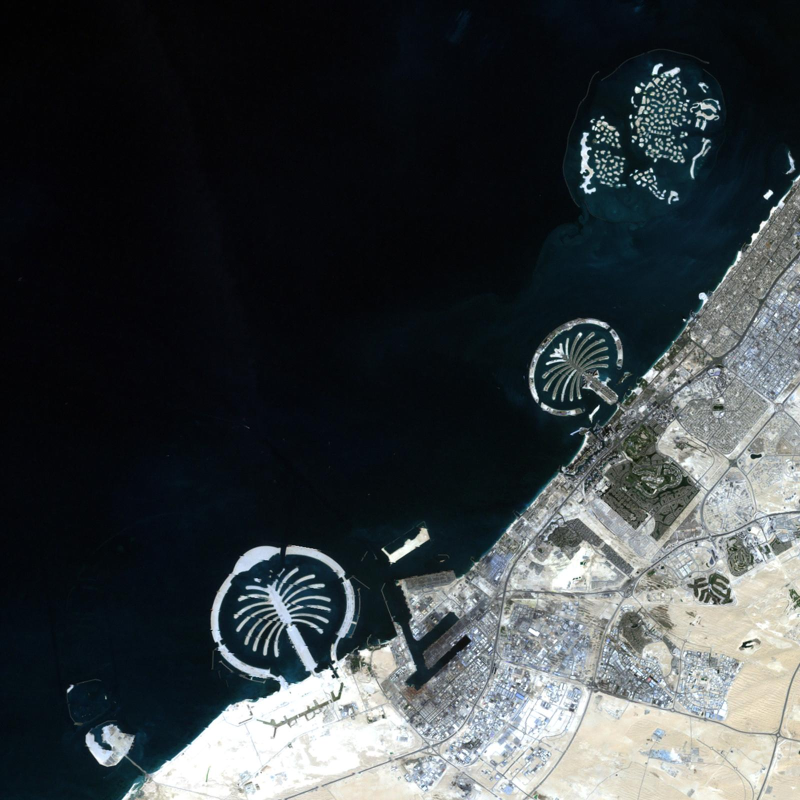
#> input picture GMM Implementation/corpus/Dubai/Dubai_11122012_md.jpg, 1600 x 1600 px (shown at 1/2 size)
$ jupyter execute Untitled.ipynb
#> lines starting #> are read from the running program, lines starting #| are printed output that depends on the picture; after the words box and inside, x2 and y2 are one past the last pixel; in counts of white or black regions, pixels touching at a corner belong together
[cell 1]
#Harish Bachu

#Python Implementation

#Paper on Unsupervised Change Detection in Satellite Images
#Using Principal Component Analysis
#and k -Means Clustering

#07 May 2020

'''
STEPS:
1. CREATE DIFFERENCE IMAGE X_d = |X1 - X2|
2. CREATE hxh NON-OVERLAPPING BLOCKS (h > 2)
3. GREATE EIGENVECTOR SPACE USING PCA
4. GENERATE 2 CLUSTERS FROM FEATURE VECTOR SPACE USING K-MEANS
5. ASSIGN EACH FEATURE VECTOR TO THE NEAREST CLUSTER\
'''

import numpy as np
import cv2
from matplotlib import pyplot as plt
from math import gcd
from sklearn.cluster import KMeans

rate = 0.9

[cell 2]
def get_blocks(X_d, H, W, h):							#Returns Vectors

	blocks = []
	for i in range(H):
		for j in range(W):
			blocks.append(np.reshape(X_d[i : i + h, j : j + h], (h**2, 1)))
	blocks = np.array(blocks)
	return blocks

[cell 3]
def get_square(blocks):									#Returns Square for generating C

	squares = []
	for i in blocks[:5]:
		j = np.array([i])
		squares.append(np.dot(j.T, j))
	return np.array(squares)

[cell 4]
def PCA(C, blocks):										#Performs PCA

	C_eigenvalue, C_eigenvector = np.linalg.eig(C)
	ids = C_eigenvalue.argsort()[::-1]
	C_eigenvalue = C_eigenvalue[ids]
	C_eigenvector = C_eigenvector[ids]
	for i in range(len(C_eigenvalue)):
		if sum(C_eigenvalue[i:]) >= rate*sum(C_eigenvalue):
			break
	eigenvector = C_eigenvector[:, i:]
	feature_vector = np.dot(blocks, eigenvector)
	return feature_vector

[cell 5]
def K_means(feature, H, W):								#K-Means Clustering for Change Detection

	label = KMeans(2).fit(feature).labels_
	c_map = np.reshape(label, (H, W))					# STEP 5
	if sum(sum(c_map == 1)) > sum(sum(c_map == 0)):
		c_map[c_map == 1] = 0
		c_map[c_map == 0] = 1
	c_map = np.abs(c_map)*255
	c_map = c_map.astype(np.uint8)
	return c_map

[cell 6]
def get_change_map(X1, X2):

	rows, cols = X1.shape
	X1 = cv2.resize(X1, (cols, rows))
	X2 = cv2.resize(X2, (cols, rows))

	X_d = cv2.absdiff(X1, X2)							# STEP 1
	H, W = X_d.shape

	h = 3												#block size

	pads = int(np.ceil(h / 2))
	X_d = np.pad(X_d, ((pads, pads), (pads, pads)))		#padding difference image

	blocks = get_blocks(X_d, H, W, h)[:,:,0]			# STEP 2
	M = int(W*H/h**2)									#M

	C = np.sum(get_square(blocks), axis = 0)/M 			#C (h^2 x h^2) matrix for eigendecomposition

	feature = PCA(C, blocks)							# STEP 3

	change_map = K_means(feature, H, W)					# STEP 4

	return X_d, change_map

[cell 7]
X1 = cv2.imread('Dubai_11122012_md.jpg', 0)
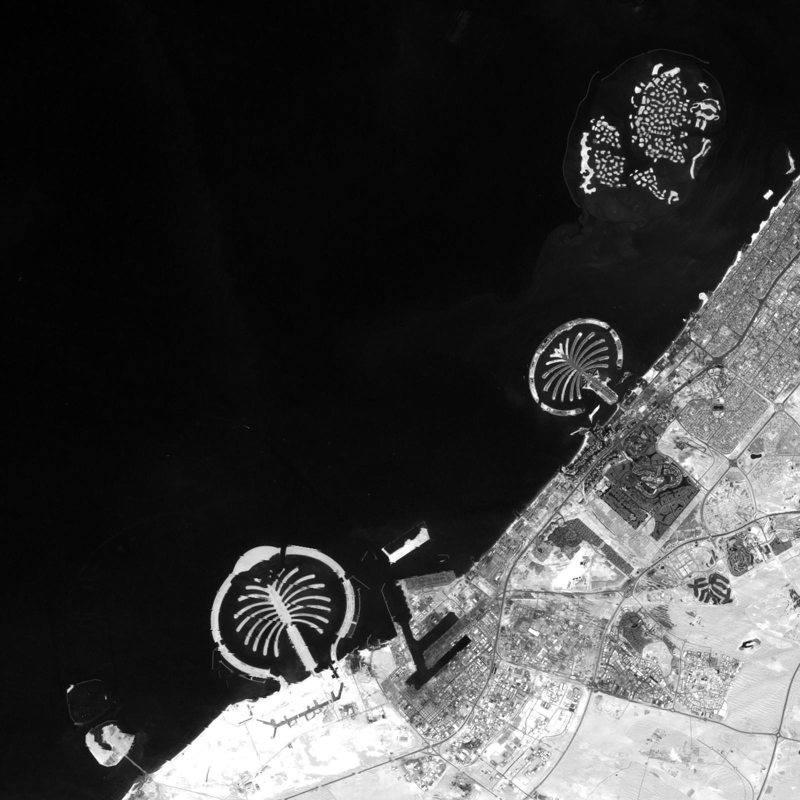
#> X1: shape (1600, 1600) (shown at 1/2 size); min 0, max 255, mean 61.8
X2 = cv2.imread('Dubai_11272000_md.jpg', 0)
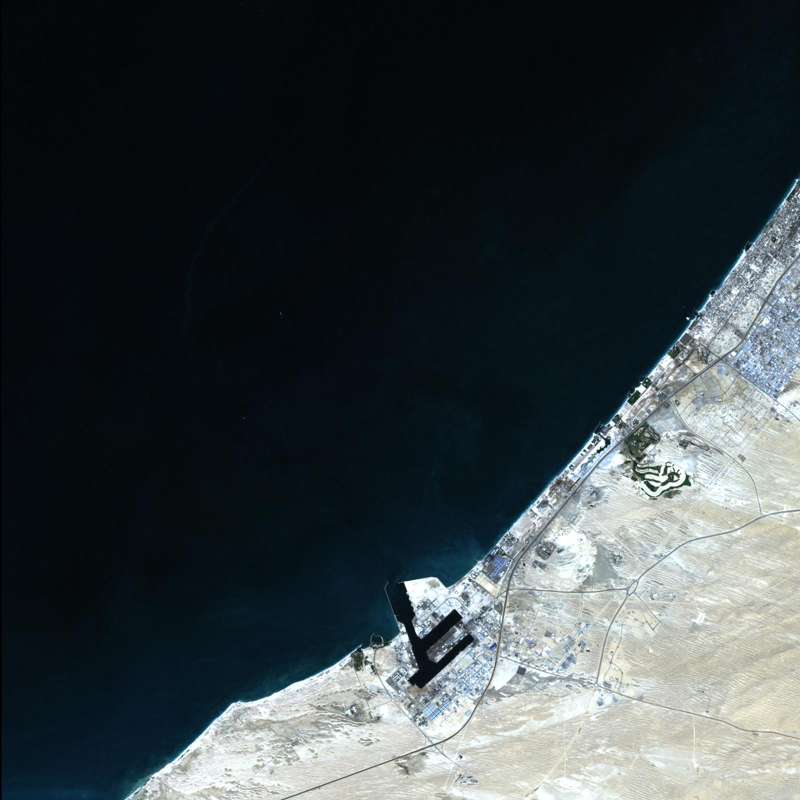
#> input picture GMM Implementation/corpus/Dubai/Dubai_11272000_md.jpg, 1600 x 1600 px (shown at 1/2 size)
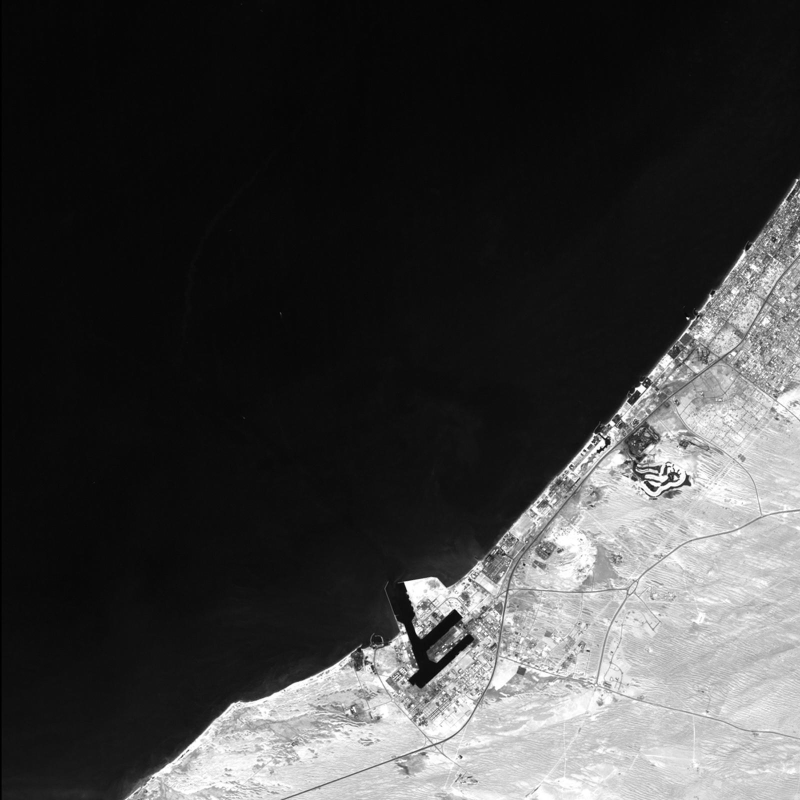
#> X2: shape (1600, 1600) (shown at 1/2 size); min 0, max 255, mean 63.3
difference, change = get_change_map(X1, X2)
#> in get_change_map, `X_d = cv2.absdiff(X1, X2)`:
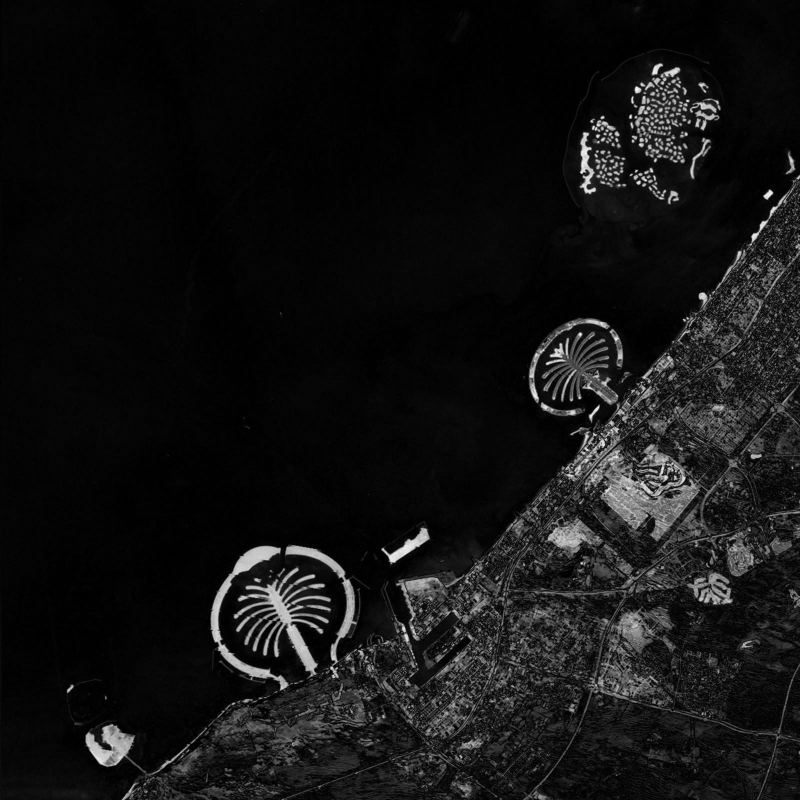
#> X_d: shape (1600, 1600) (shown at 1/2 size); min 0, max 247, mean 18.9
#> after the loop in get_blocks, `for i in range(H):`: blocks = 2560000 items
#> the loop in get_square, `for i in blocks[:5]:` made 5 passes
#> i on passes 1 to 5: [0, 0, 0, 0, 0, 0, 0, 0, 1], [0, 0, 0, 0, 0, 0, 0, 1, 1], [0, 0, 0, 0, 0, 0, 1, 1, 1], [0, 0, 0, 0, 0, 0, 1, 1, 1], [0, 0, 0, 0, 0, 0, 1, 1, 4]
#> after the loop in get_square, `for i in blocks[:5]:`: squares = 5 items
#> in PCA, `C_eigenvalue, C_eigenvector = np.linalg.eig(C)`: C_eigenvalue = [8.68e-05, 1.61e-06, 6.53e-06, 0, 0, 0, 0, 0, 0]
#> in PCA, `ids = C_eigenvalue.argsort()[::-1]`: ids = [0, 2, 1, 8, 7, 4, 5, 6, 3]
#> in PCA, `C_eigenvalue = C_eigenvalue[ids]`: C_eigenvalue = [8.68e-05, 6.53e-06, 1.61e-06, 0, 0, 0, 0, 0, 0]
#> the loop in PCA, `for i in range(len(C_eigenvalue)):` made 1 pass
#> in K_means, `c_map = np.reshape(label, (H, W))`:
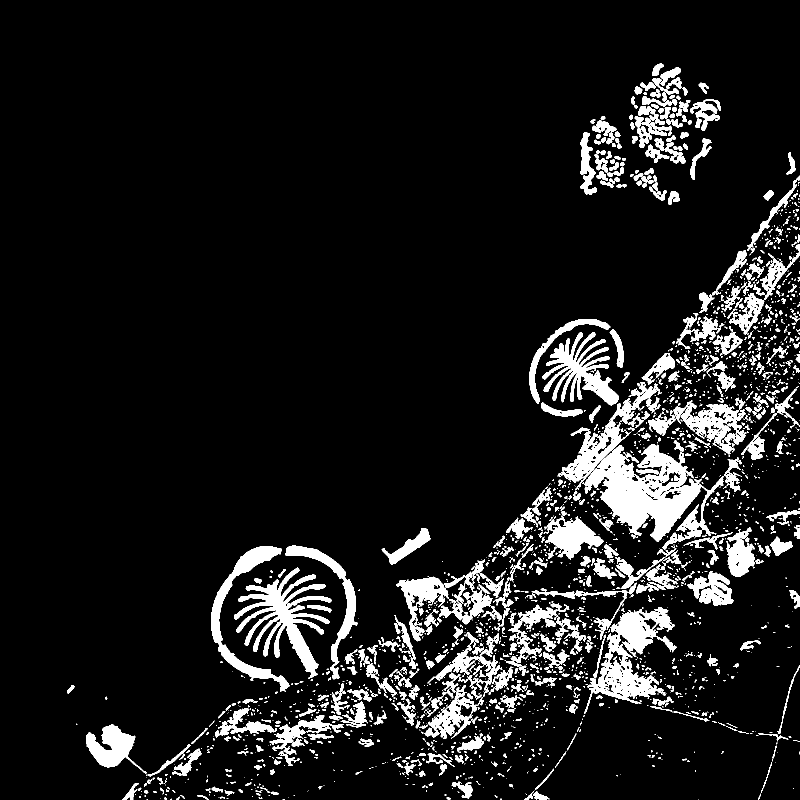
#> c_map: shape (1600, 1600) int32 (shown at 1/2 size); values 0 (black) and 1 (white), 9.5% white; 2342 white regions (1604 under 20 px), largest, box (x1, y1, x2, y2) and area: (1169, 888, 1448, 1099) 24549, (1168, 1214, 1353, 1428) 13624, (468, 1135, 663, 1358) 12939
cv2.imshow("Image 1", X1)
cv2.imshow("Image 2", X2)
cv2.imshow("Difference Image", difference)
cv2.imshow("Change", change)
cv2.waitKey(0)
cv2.destroyAllWindows()
